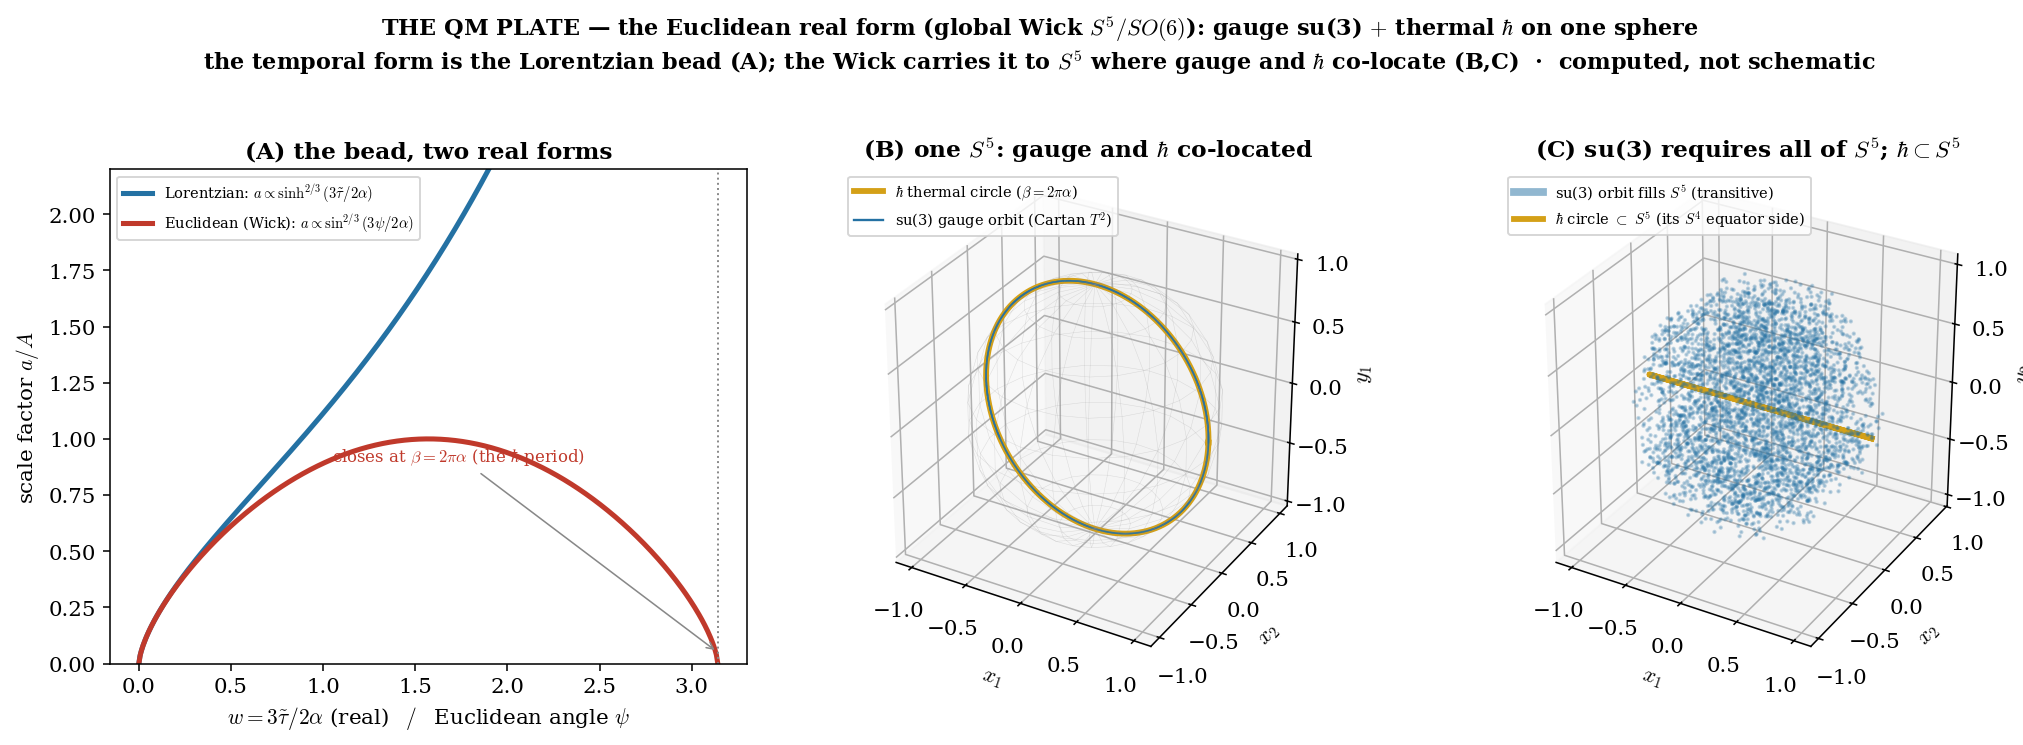

This figure's Python source:
"""THE QM PLATE — the global-Wick real form THE PLATE does not carry.
Central physics figure, numerically integrated (like daryl_p13p14_THE_PLATE.py):
  - the bead's TWO REAL FORMS: Lorentzian sinh (open, temporal) <-> Euclidean sin (closed, beta=2pi.alpha)
  - the Euclidean S^5 = global Wick of the dS5 substrate, carrying su(3) gauge orbits AND the hbar thermal circle
  - computed fact (qm_S4_vs_S5.py): su(3) needs the FULL S^5/SO(6); hbar's thermal circle rides the same S^5.
All curves are integrated by matrix exponential of the realified su(3) c so(6) generators; no schematic.
"""
import numpy as np, matplotlib; matplotlib.use('Agg'); import matplotlib.pyplot as plt
from scipy.linalg import expm
plt.rcParams.update({'font.family':'serif','font.size':11,'mathtext.fontset':'cm'})
BLUE, RED, GOLD, GREY = '#2471a3', '#c0392b', '#d4a017', '#888888'
PURPLE = '#7d5ba6'
alpha = 1.0

# ---------- su(3) -> so(6) (realify i*lambda_a); verified antisymmetric in qm_S4_vs_S5.py ----------
l = [np.zeros((3,3),complex) for _ in range(8)]
l[0][[0,1],[1,0]]=1; l[1][0,1]=-1j; l[1][1,0]=1j; l[2][0,0]=1; l[2][1,1]=-1
l[3][[0,2],[2,0]]=1; l[4][0,2]=-1j; l[4][2,0]=1j; l[5][[1,2],[2,1]]=1
l[6][1,2]=-1j; l[6][2,1]=1j; l[7]=np.diag([1.,1.,-2.])/np.sqrt(3)
def realify(M):
    X,Y=M.real,M.imag; return np.block([[X,-Y],[Y,X]])   # C^3=(z1,z2,z3)->R^6=(x1,x2,x3,y1,y2,y3)
G = [realify(1j*L) for L in l]              # 8 so(6) generators spanning su(3)
H3, H8 = G[2], G[7]                          # Cartan (commuting) -> gauge torus
# thermal circle generator: Euclidean-time rotation in the (x1,y1) plane = phase of z1 = J in so(6),
# NOT traceless in u(3) => a u(1) OUTSIDE su(3): the hbar circle is distinct from gauge, same S^5.
Jth = np.zeros((6,6)); Jth[0,3]=-1; Jth[3,0]=1
base = np.array([1.,0,0, 0,0,0.])           # a point of S^5 (|base|=1)

def orbit(gen, ts, p=base):
    return np.array([expm(t*gen)@p for t in ts])

# ================= FIGURE =================
fig = plt.figure(figsize=(15,5.2))

# ---- (A) the two real forms: Lorentzian sinh <-> Euclidean sin ----
axA = fig.add_subplot(1,3,1)
w = np.linspace(0,2.3,400)
axA.plot(w, np.sinh(w)**(2/3), color=BLUE, lw=2.6, label=r'Lorentzian: $a\propto\sinh^{2/3}(3\tilde\tau/2\alpha)$')
psi = np.linspace(0,np.pi,400)
axA.plot(psi, np.sin(psi)**(2/3), color=RED, lw=2.6, label=r'Euclidean (Wick): $a\propto\sin^{2/3}(3\psi/2\alpha)$')
axA.axvline(np.pi, color=GREY, ls=':', lw=1)
axA.annotate(r'closes at $\beta=2\pi\alpha$ (the $\hbar$ period)', (np.pi,0.05), (1.05,0.9),
             fontsize=8.5, color=RED, arrowprops=dict(arrowstyle='->',color=GREY,lw=0.8))
axA.set_xlabel(r'$w=3\tilde\tau/2\alpha$ (real) $\;\;/\;\;$ Euclidean angle $\psi$'); axA.set_ylabel(r'scale factor $a/A$')
axA.set_title(r'(A) the bead, two real forms', fontsize=12, fontweight='bold')
axA.legend(fontsize=7.5, loc='upper left'); axA.set_ylim(0,2.2)

# ---- (B) the Euclidean S^5: gauge orbit + hbar circle, co-located (proj to x1,x2,y1) ----
axB = fig.add_subplot(1,3,2, projection='3d')
th = np.linspace(0,2*np.pi,300)
hb = orbit(Jth, th)                                   # hbar thermal great circle
axB.plot(hb[:,0],hb[:,1],hb[:,3], color=GOLD, lw=3.0, label=r'$\hbar$ thermal circle ($\beta=2\pi\alpha$)')
# gauge Cartan torus: exp(s H3 + t H8) base, sample a lattice of curves
for s in np.linspace(0,2*np.pi,7):
    tt=np.linspace(0,2*np.pi,200); cur=np.array([expm(s*H3+t*H8)@base for t in tt])
    axB.plot(cur[:,0],cur[:,1],cur[:,3], color=BLUE, lw=0.8, alpha=0.55)
axB.plot([],[],[],color=BLUE,lw=1.2,label=r'su(3) gauge orbit (Cartan $T^2$)')
# faint S^5 proj sphere guide
u,v=np.mgrid[0:2*np.pi:24j,0:np.pi:12j]
axB.plot_wireframe(np.cos(u)*np.sin(v),np.sin(u)*np.sin(v),np.cos(v),color=GREY,lw=0.25,alpha=0.25)
axB.set_title(r'(B) one $S^5$: gauge and $\hbar$ co-located', fontsize=12, fontweight='bold')
axB.legend(fontsize=7.5, loc='upper left'); axB.set_box_aspect((1,1,1))
axB.set_xlabel(r'$x_1$'); axB.set_ylabel(r'$x_2$'); axB.set_zlabel(r'$y_1$')

# ---- (C) su(3) needs the FULL S^5 (fills it); hbar is a sub-circle -> nesting S^4 c S^5 ----
axC = fig.add_subplot(1,3,3, projection='3d')
rng=np.random.default_rng(0)
# integrate a generic su(3) trajectory (all 8 gens) -> densely samples S^5 (transitive)
p=base.copy(); pts=[p]
for _ in range(4000):
    a=rng.normal(size=8)*0.12; Gs=sum(a[i]*G[i] for i in range(8)); p=expm(Gs)@p; pts.append(p)
pts=np.array(pts)
axC.scatter(pts[:,0],pts[:,1],pts[:,4], s=1.5, color=BLUE, alpha=0.25)
axC.plot(hb[:,0],hb[:,1],hb[:,4], color=GOLD, lw=3.0)
axC.plot([],[],[],color=BLUE,lw=4,alpha=0.5,label=r'su(3) orbit fills $S^5$ (transitive)')
axC.plot([],[],[],color=GOLD,lw=3,label=r'$\hbar$ circle $\subset$ $S^5$ (its $S^4$ equator side)')
axC.set_title(r'(C) su(3) requires all of $S^5$; $\hbar\subset S^5$', fontsize=12, fontweight='bold')
axC.legend(fontsize=7.5, loc='upper left'); axC.set_box_aspect((1,1,1))
axC.set_xlabel(r'$x_1$'); axC.set_ylabel(r'$x_2$'); axC.set_zlabel(r'$y_2$')

fig.suptitle(r"THE QM PLATE — the Euclidean real form (global Wick $S^5/SO(6)$): gauge su(3) $+$ thermal $\hbar$ on one sphere"
             "\n"r"the temporal form is the Lorentzian bead (A); the Wick carries it to $S^5$ where gauge and $\hbar$ co-locate (B,C)  ·  computed, not schematic",
             fontsize=11.5, fontweight='bold', y=1.02)
fig.tight_layout()
fig.savefig('qm_central_figure.png', dpi=140, bbox_inches='tight')
print("wrote qm_central_figure.png")
# sanity receipts
print("all su(3) gens antisymmetric:", all(np.abs(g+g.T).max()<1e-9 for g in G))
print("hbar circle stays on S^5 (|x|=1):", np.allclose(np.linalg.norm(hb,axis=1),1))
print("gauge orbit stays on S^5:", np.allclose(np.linalg.norm(pts,axis=1),1,atol=1e-6))
print("Jth in su(3)? (should be NO):", any(np.allclose(Jth, g) for g in G), "| trace of z1-phase in u(3) != 0 => outside su(3)")
